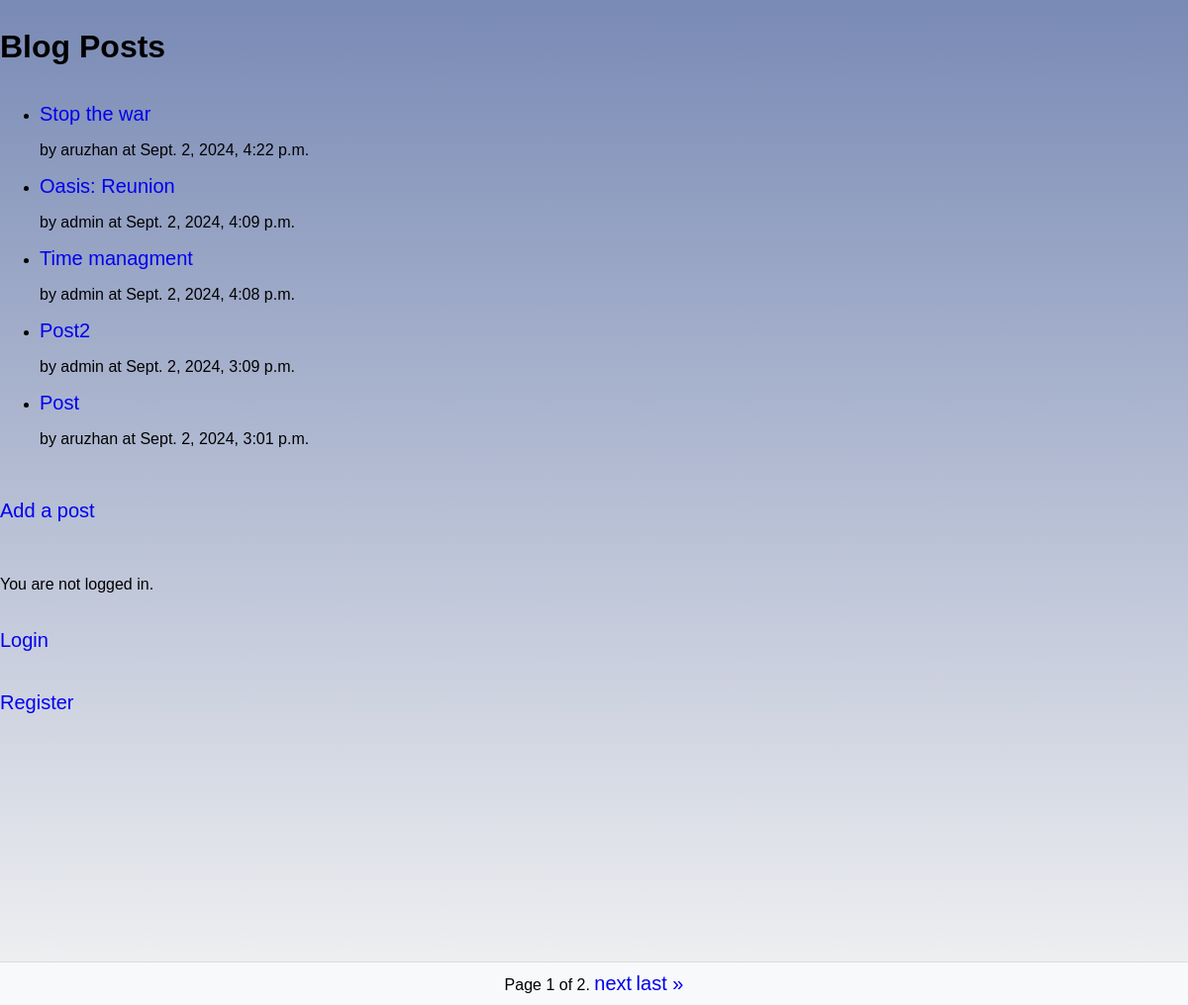
The page / on the database its author committed.
### blog/models.py (models this page shows, shortened)
class Post(models.Model):
    title = models.CharField(max_length=200)
    content = models.TextField()
    author = models.ForeignKey(settings.AUTH_USER_MODEL, on_delete=models.CASCADE)
    created_at = models.DateTimeField(auto_now_add=True)
    updated_at = models.DateTimeField(auto_now=True)

### blog/views.py (the view)
# urls.py: path('', views.post_list_view, name='post_list'),
def post_list_view(request):
    posts = Post.objects.all().order_by('-created_at')
    paginator = Paginator(posts, 5)  # Show 10 posts per page
    page_number = request.GET.get('page')
    page_obj = paginator.get_page(page_number)
    return render(request, 'blog/post_list.html', {'page_obj': page_obj})

### blog/templates/blog/post_list.html (shortened to what this page needs)
<!DOCTYPE html>
<html xmlns="http://www.w3.org/1999/html">
<head>
    {% load static %}
    <link rel="stylesheet" href="{% static 'css/styles.css' %}">
</head>
<body>
<div class="main">
    <h1>Blog Posts</h1>
    <ul>
        {% for post in page_obj.object_list %}
        <li>
            <a href="{% url 'post_detail' post.id %}">{{ post.title }}</a>
            <p> by {{post.author}} at {{ post.created_at }}</p>
        </li>
        {% endfor %}
    </ul>
    <a href="{% url 'create_post' %}">Add a post</a></br>
    {% if user.is_authenticated %}
    <a href="{% url 'logout' %}">Logout</a>
{% else %}
    <p>You are not logged in.</p>
    <a href="{% url 'login' %}">Login</a>
    <a href="{% url 'register' %}">Register</a>
{% endif %}
    <div class="pagination">
        <span class="step-links">
            <span class="current">
                Page {{ page_obj.number }} of {{ page_obj.paginator.num_pages }}.
            </span>
            {% if page_obj.has_next %}
                <a href="?page={{ page_obj.next_page_number }}">next</a>
                <a href="?page={{ page_obj.paginator.num_pages }}">last &raquo;</a>
            {% endif %}
        </span>
    </div>
</div>
</body>
</html>

### blog/static/css/styles.css (style rules this page uses)
body { background: linear-gradient(180deg, #798AB5FF 0.2%, #F3F3F3); filter: brightness(80%), saturate(90%); height: 1000px; display: flex; flex-direction: column; width: 100%; margin-left: 0; font-family: "Trebuchet MS", sans-serif; }
.pagination { display: flex; justify-content: center; position: fixed; bottom: 0; width: 100%; background-color: #f8f9fa; padding: 10px 0; border-top: 1px solid #ddd; }
.main { display: flex; flex-direction: column; }
a { margin: 20px 0; text-decoration: none; font-size: 20px; }

### rows shown on the page
Post: title "Stop the war", author "aruzhan", created_at "Sept. 2, 2024, 4:22 p.m."
Post: title "Oasis: Reunion", author "admin", created_at "Sept. 2, 2024, 4:09 p.m."
Post: title "Time managment", author "admin", created_at "Sept. 2, 2024, 4:08 p.m."
Post: title "Post2", author "admin", created_at "Sept. 2, 2024, 3:09 p.m."
Post: title "Post", author "aruzhan", created_at "Sept. 2, 2024, 3:01 p.m."

### other values the page prints
{{ page_obj.number }} "1"
{{ page_obj.paginator.num_pages }} "2"
